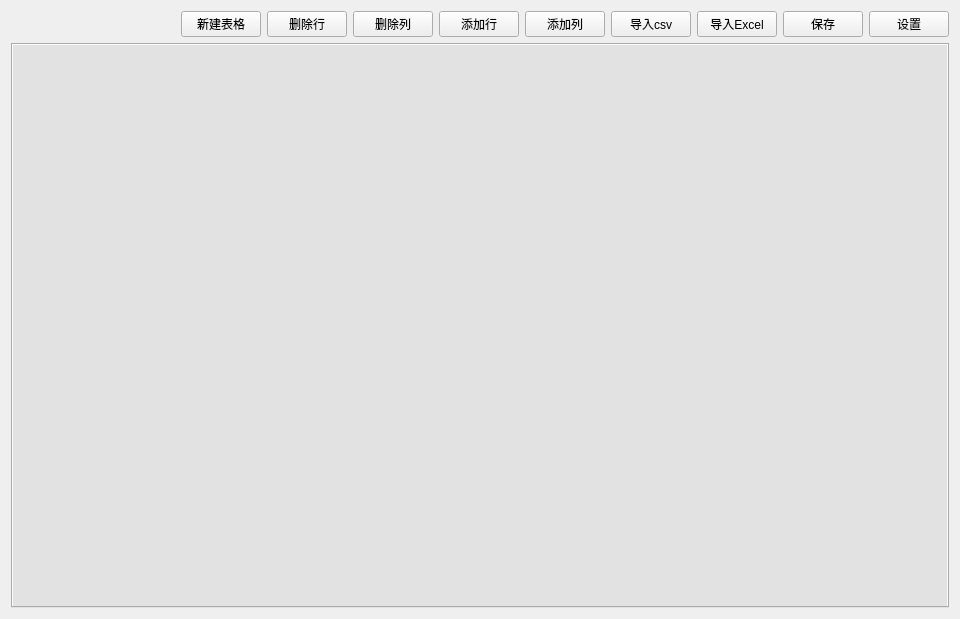
<?xml version="1.0" encoding="UTF-8"?>
<ui version="4.0">
 <class>MainWidget</class>
 <widget class="QWidget" name="MainWidget">
  <property name="geometry">
   <rect>
    <x>0</x>
    <y>0</y>
    <width>960</width>
    <height>619</height>
   </rect>
  </property>
  <property name="windowTitle">
   <string>Form</string>
  </property>
  <property name="styleSheet">
   <string notr="true">QWidget{
	//background:#fff;
}
QFrame
{
	background:rgba(0,0,0,0.1);
}</string>
  </property>
  <layout class="QHBoxLayout" name="horizontalLayout_2">
   <item>
    <layout class="QVBoxLayout" name="verticalLayout_3">
     <item>
      <layout class="QVBoxLayout" name="verticalLayout_2">
       <item>
        <layout class="QVBoxLayout" name="verticalLayout">
         <item>
          <layout class="QHBoxLayout" name="horizontalLayout">
           <item>
            <spacer name="horizontalSpacer">
             <property name="orientation">
              <enum>Qt::Horizontal</enum>
             </property>
             <property name="sizeHint" stdset="0">
              <size>
               <width>40</width>
               <height>20</height>
              </size>
             </property>
            </spacer>
           </item>
           <item>
            <widget class="QPushButton" name="addNewTable">
             <property name="text">
              <string>新建表格</string>
             </property>
            </widget>
           </item>
           <item>
            <widget class="QPushButton" name="deleteRow">
             <property name="text">
              <string>删除行</string>
             </property>
            </widget>
           </item>
           <item>
            <widget class="QPushButton" name="deleteColumn">
             <property name="text">
              <string>删除列</string>
             </property>
            </widget>
           </item>
           <item>
            <widget class="QPushButton" name="addRow">
             <property name="text">
              <string>添加行</string>
             </property>
            </widget>
           </item>
           <item>
            <widget class="QPushButton" name="addColumn">
             <property name="text">
              <string>添加列</string>
             </property>
            </widget>
           </item>
           <item>
            <widget class="QPushButton" name="importCsv">
             <property name="text">
              <string>导入csv</string>
             </property>
            </widget>
           </item>
           <item>
            <widget class="QPushButton" name="importExcel">
             <property name="text">
              <string>导入Excel</string>
             </property>
            </widget>
           </item>
           <item>
            <widget class="QPushButton" name="exportData">
             <property name="text">
              <string>保存</string>
             </property>
            </widget>
           </item>
           <item>
            <widget class="QPushButton" name="setting">
             <property name="text">
              <string>设置</string>
             </property>
            </widget>
           </item>
          </layout>
         </item>
         <item>
          <widget class="QTabWidget" name="tabWidget"/>
         </item>
        </layout>
       </item>
      </layout>
     </item>
    </layout>
   </item>
  </layout>
 </widget>
 <resources/>
 <connections/>
</ui>
